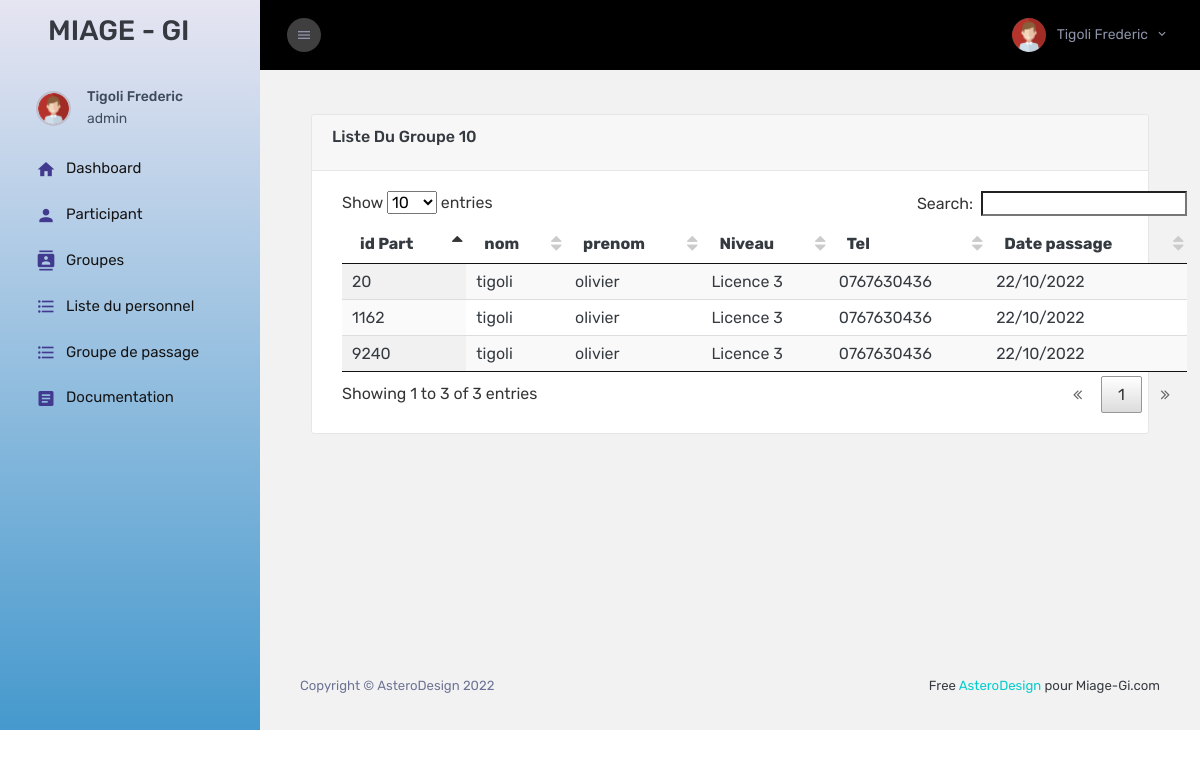
The app's page /miage-gi/pages/manageGrpList.php?Grp=10 (signed in) with its own data.
### tables this page shows
CREATE TABLE IF NOT EXISTS `groupe` (
  `idPart` int(11) NOT NULL,
  `idSpe` int(11) NOT NULL,
  `codeGrp` int(11) NOT NULL,
  `datdeb` varchar(255) DEFAULT NULL,
  `datFin` varchar(255) DEFAULT NULL,
  KEY `idPart` (`idPart`),
  KEY `idSpe` (`idSpe`)
);

CREATE TABLE IF NOT EXISTS `participant` (
  `idPart` int(11) NOT NULL,
  `nom` varchar(255) NOT NULL,
  `prenom` varchar(255) NOT NULL,
  `idNiv` int(11) NOT NULL,
  `idSexe` int(11) NOT NULL,
  `mail` varchar(255) NOT NULL,
  `numTel` varchar(255) NOT NULL,
  `photo` varchar(255) NOT NULL,
  `dateCrea` datetime NOT NULL,
  PRIMARY KEY (`idPart`),
  KEY `idNiv` (`idNiv`),
  KEY `idSexe` (`idSexe`)
);

CREATE TABLE IF NOT EXISTS `niveau` (
  `idNiv` int(11) NOT NULL AUTO_INCREMENT,
  `libNiv` varchar(255) NOT NULL,
  PRIMARY KEY (`idNiv`)
);

### miage-gi/pages/manageGrpList.php (the view, shortened to what this page needs)
<?php
    include('../../config.php');
    if(strlen($_SESSION['idAdmin'])==0)
    {
        header('location:login.php');
    }else{
        $idadmin = $_SESSION['idAdmin'];
        $query = mysqli_query($con,"SELECT * FROM admininfo WHERE idAdmin='$idadmin'");
        $rst = mysqli_fetch_array($query);
    }
    if(isset($_GET['Grp'])){
        $codeGrp = intval($_GET['Grp']);
    }
?>
<!DOCTYPE html>
<html lang="fr">
<head>
  <?php  include "includes/head.php";?>
</head>
<body>
        <div class="container-scroller">
        <?php
            if($rst['idRole'] == 2){
            include "sidebarSec.php";
            }elseif($rst['idRole'] == 3){
            include "sidebarCompt.php";
            }else{
            include "includes/sidebar.php";
            }
        ?>
            <div class="container-fluid page-body-wrapper">
            <?php include "includes/header.php"?>
                <div class="main-panel">
                    <div class="content-wrapper pb-0">
                        <div class="col-12">
                            <div class="card">
                                <div class="card-header">
                                    <h4 class="card-title">Liste du groupe <?=$codeGrp?></h4>
                                </div>
                                <div class="card-body">
                                    <div class="table-responsive">
                                        <table id="example" class="display" style="min-width: 845px">
                                            <thead>
                                                <tr>
                                                    <th>id Part</th>
                                                    <th>nom</th>
                                                    <th>prenom</th>
                                                    <th>Niveau</th>
                                                    <th>Tel</th>
                                                    <th>Date passage</th>
                                                </tr>
                                            </thead>
                                            <tbody>
                                                <?php
                                                    $sql = mysqli_query($con,"SELECT * FROM groupe WHERE codeGrp='$codeGrp'");
                                                    while($result = mysqli_fetch_array($sql)){
                                                        $idPart = $result['idPart'];
                                                        $row1 = mysqli_query($con, "SELECT * FROM participant WHERE idPart = '$idPart'");
                                                        $rst1 = mysqli_fetch_array($row1);
                                                        $idNiv = $rst1['idNiv'];
                                                        $row2 = mysqli_query($con, "SELECT * FROM niveau WHERE idNiv = '$idNiv'");
                                                        $rst2 = mysqli_fetch_array($row2);
                                                ?>
                                                        <tr>
                                                            <td><?=$idPart?></td>
                                                            <td><?=$rst1['nom']?></td>
                                                            <td><?=$rst1['prenom']?></td>
                                                            <td><?=$rst2['libNiv']?></td>
                                                            <td>
                                                            <?=$rst1['numTel']?>
                                                            </td>
                                                            <td>
                                                                22/10/2022
                                                            </td>
                                                        </tr>
                                                <?php } ?>
                                        </table>
                                    </div>
                                </div>
                            </div>
                        </div>
                    </div>
                    <footer class="footer">
                        <div class="d-sm-flex justify-content-center justify-content-sm-between">
                            <span class="text-muted d-block text-center text-sm-left d-sm-inline-block">Copyright ©
                                AsteroDesign 2022</span>
                            <span class="float-none float-sm-right d-block mt-1 mt-sm-0 text-center"> Free <a
                                    href="http://asterodesign.ml/" target="_blank">AsteroDesign</a> pour Miage-Gi.com</span>
                        </div>
                    </footer>
                </div>
            </div>
        </div>
    </body>
</html>

### miage-gi/pages/includes/sidebar.php (shortened to what this page needs)
<nav class='sidebar sidebar-offcanvas' id='sidebar'>
     <div class='text-center sidebar-brand-wrapper d-flex align-items-center'>
      <h2 class="text-align-center ml-5">MIAGE - GI</h2>
     </div>
     <ul class='nav'>
       <li class='nav-item nav-profile'>
         <a href='#' class='nav-link'>
           <div class='nav-profile-image'>
             <img src='../assets/images/faces-clipart/pic-1.png' alt='profile' />
           </div>
           <div class='nav-profile-text d-flex flex-column pr-3'>
             <span class='font-weight-medium mb-2'><?=$rst['nom']?> <?=$rst['prenom']?></span>
             <span class='font-weight-normal'><?=$rst['login']?></span>
           </div>
         </a>
       </li>
       <li class='nav-item'>
         <a class='nav-link' href='dashAdmin/index.php'>
           <i class='mdi mdi-home menu-icon'></i>
           <span class='menu-title'>Dashboard</span>
         </a>
       </li>
       <li class='nav-item'>
         <a class='nav-link' href='managePart.php'>
           <i class='mdi mdi-account menu-icon'></i>
           <span class='menu-title'>Participant</span>
         </a>
       </li>
       <li class='nav-item'>
         <a class='nav-link' href='manageGrp.php'>
           <i class='mdi mdi-contacts menu-icon'></i>
           <span class='menu-title'>Groupes</span>
         </a>
       </li>
       <li class='nav-item'>
         <a class='nav-link' href='ListPersl.php'>
           <i class='mdi mdi-format-list-bulleted menu-icon'></i>
           <span class='menu-title'>Liste du personnel</span>
         </a>
       </li>
       <li class='nav-item'>
         <a class='nav-link' href='GrpPassD.php'>
           <i class='mdi mdi-format-list-bulleted menu-icon'></i>
           <span class='menu-title'>Groupe de passage</span>
         </a>
       </li>
       <li class='nav-item'>
         <a class='nav-link' href=''>
           <i class='mdi mdi-file-document-box menu-icon'></i>
           <span class='menu-title'>Documentation</span>
         </a>
       </li>
     </ul>
   </nav>

### miage-gi/pages/includes/header.php (shortened to what this page needs)
<nav class="navbar col-lg-12 col-12 p-lg-0 fixed-top d-flex flex-row">
  <div class="navbar-menu-wrapper d-flex align-items-stretch justify-content-between">
    <button class="navbar-toggler navbar-toggler align-self-center mr-2" type="button" data-toggle="minimize">
      <i class="mdi mdi-menu"></i>
    </button>
    <ul class="navbar-nav navbar-nav-right ml-lg-auto">
      <li class="nav-item nav-profile dropdown border-0">
        <a class="nav-link dropdown-toggle" id="profileDropdown" href="#" data-toggle="dropdown">
          <img class="nav-profile-img mr-2" alt="" src="../assets/images/faces-clipart/pic-1.png" />
          <span class="profile-name"><?=$rst['nom']?> <?=$rst['prenom']?></span>
        </a>
      </li>
    </ul>
  </div>
</nav>

### records on screen
groupe: idPart "9240", idPart.nom "tigoli", idPart.prenom "olivier", niveau.libNiv "Licence 3", idPart.numTel "0767630436"
groupe: idPart "1162", idPart.nom "tigoli", idPart.prenom "olivier", niveau.libNiv "Licence 3", idPart.numTel "0767630436"
groupe: idPart "20", idPart.nom "tigoli", idPart.prenom "olivier", niveau.libNiv "Licence 3", idPart.numTel "0767630436"

### other values on screen
$rst['nom'] "Tigoli"
$rst['prenom'] "Frederic"
$rst['login'] "admin"
$codeGrp "10"
